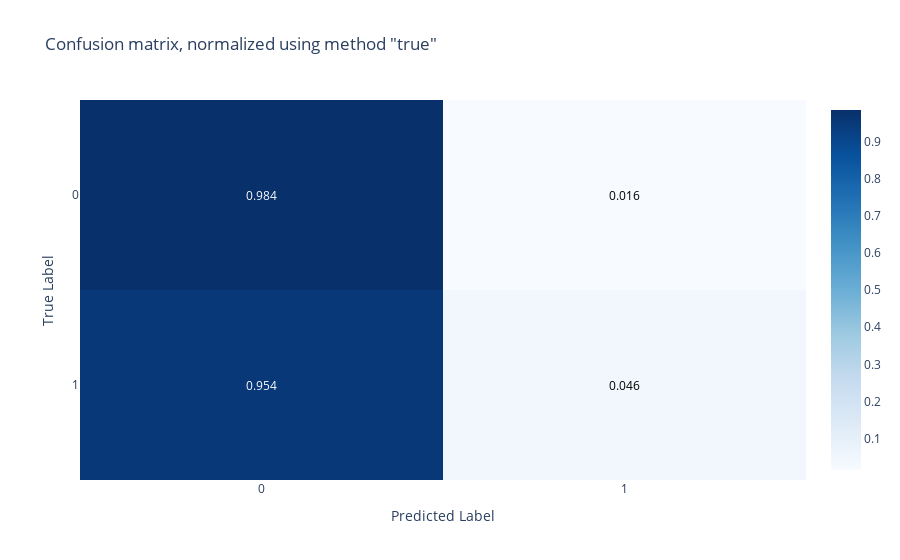

The code cell stored with this chart in its notebook:
### Code cell
graph_confusion_matrix(y_test, predictions)

### Figure 1 — Plotly figure (JSON) as saved in the notebook; plotly's stock layout.template omitted (floating-point values rounded to 4 significant figures)
{"data": [{"colorscale": [[0, "rgb(247,251,255)"], [0.125, "rgb(222,235,247)"], [0.25, "rgb(198,219,239)"], [0.375, "rgb(158,202,225)"], [0.5, "rgb(107,174,214)"], [0.625, "rgb(66,146,198)"], [0.75, "rgb(33,113,181)"], [0.875, "rgb(8,81,156)"], [1, "rgb(8,48,107)"]], "customdata": [[1629, 26], [808, 39]], "hovertemplate": "<b>True</b>: %{y}<br><b>Predicted</b>: %{x}<br><b>Normalized Count</b>: %{z}<br><b>Raw Count</b>: %{customdata} <br><extra></extra>", "reversescale": false, "showscale": true, "type": "heatmap", "x": [0, 1], "y": [0, 1], "z": [[0.9843, 0.01571], [0.954, 0.04604]]}], "layout": {"annotations": [{"font": {"color": "#FFFFFF"}, "showarrow": false, "text": "0.984", "x": 0, "xref": "x", "y": 0, "yref": "y"}, {"font": {"color": "#000000"}, "showarrow": false, "text": "0.016", "x": 1, "xref": "x", "y": 0, "yref": "y"}, {"font": {"color": "#FFFFFF"}, "showarrow": false, "text": "0.954", "x": 0, "xref": "x", "y": 1, "yref": "y"}, {"font": {"color": "#000000"}, "showarrow": false, "text": "0.046", "x": 1, "xref": "x", "y": 1, "yref": "y"}], "title": {"text": "Confusion matrix, normalized using method \"true\""}, "xaxis": {"dtick": 1, "gridcolor": "rgb(0, 0, 0)", "side": "bottom", "ticks": "", "tickvals": [0, 1], "title": {"text": "Predicted Label"}, "type": "category"}, "yaxis": {"autorange": "reversed", "dtick": 1, "ticks": "", "ticksuffix": "  ", "tickvals": [0, 1], "title": {"text": "True Label"}, "type": "category"}}}
